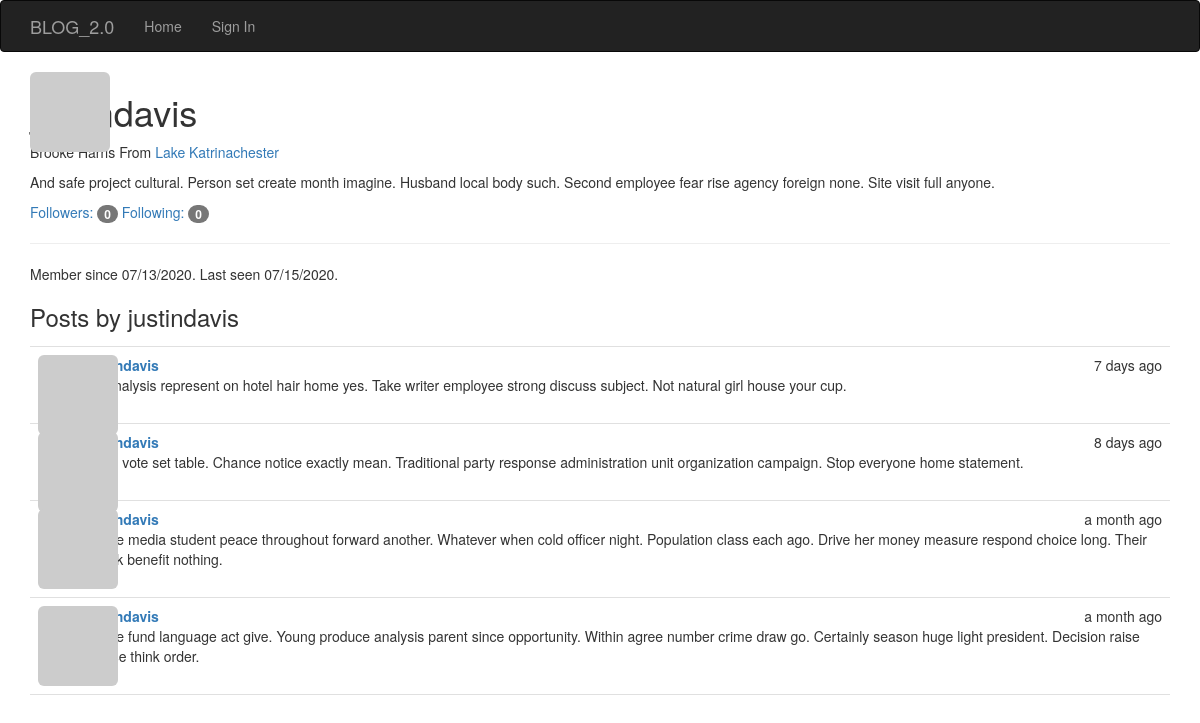
The app's page /user/justindavis with its own data.
### app/models.py (models this page shows, shortened)
class User(UserMixin, db.Model):
    __tablename__ = 'users'
    id = db.Column(db.Integer, primary_key=True)
    email = db.Column(db.String(64), unique=True, index=True)
    username = db.Column(db.String(64), unique=True, index=True)
    name = db.Column(db.String(64))
    location = db.Column(db.String(64))
    about_me = db.Column(db.Text())
    member_since = db.Column(db.DateTime(), default=datetime.utcnow)
    last_seen = db.Column(db.DateTime(), default=datetime.utcnow)
    password_hash = db.Column(db.String(128))
    avatar_hash = db.Column(db.String(32))
    role_id = db.Column(db.Integer, db.ForeignKey('roles.id'))
    confirmed = db.Column(db.Boolean, default=False)
    posts = db.relationship('Post', backref='author', lazy='dynamic')
    followed = db.relationship('Follow', foreign_keys=[Follow.follower_id], backref=db.backref('follower', lazy='joined'), lazy='dynamic', cascade='all, delete-orphan')
    followers = db.relationship('Follow', foreign_keys=[Follow.followed_id], backref=db.backref('followed', lazy='joined'), lazy='dynamic', cascade='all, delete-orphan')
    @property
    def password(self):
        '''
        Password property to prevent reading passwords directly
        '''
        raise AttributeError('Password is not a readable attribute')
    def gravatar(self, size=100, default='identicon', rating='g'):
        if request.is_secure:
            url = 'https://secure.gravatar.com/avatar'
        else:
            url = 'http://www.gravatar.com/avatar'
            hash = self.avatar_hash or self.gravatar_hash()
        return '{url}/{hash}?s={size}&d={default}&r={rating}'.format(
            url=url, hash=hash, size=size, default=default, rating=rating)

class Post(db.Model):
    __tablename__='posts'
    id = db.Column(db.Integer, primary_key=True)
    body = db.Column(db.Text)
    timestamp = db.Column(db.DateTime, index=True, default=datetime.utcnow)
    author_id = db.Column(db.Integer, db.ForeignKey('users.id'))
    body_html = db.Column(db.Text)

### app/main/views.py (the view)
@main.route('/user/<username>')
def user(username):
    user = User.query.filter_by(username=username).first_or_404()
    posts = user.posts.order_by(Post.timestamp.desc()).all()
    return render_template('user.html', user=user, posts=posts)

### app/auth/views.py (called while the page is built)
@auth.before_app_request
def before_request():
    if current_user.is_authenticated:
        current_user.ping()
        if not current_user.confirmed \
                and request.endpoint \
                and request.blueprint != 'auth' \
                and request.endpoint != 'static':
            return redirect(url_for('auth.unconfirmed'))

### app/main/__init__.py (called while the page is built)
@main.app_context_processor
def inject_permission():
    return dict(Permission=Permission)

### app/models.py (called while the page is built)
    def can(self, permissions):
        return False

    def is_administrator(self):
        return False

### app/templates/user.html (shortened to what this page needs)
{% extends 'base.html' %}
{% import "bootstrap/wtf.html" as wtf %}
{% block head %}
  {{ super() }}
{% endblock %}
{% block page_content %}
<img class="img-rounded profile-thumbnail" src="{{ user.gravatar(size=256) }}">
<div class='page_header'>
  <h1>{{ user.username }} </h1>
  {% if user.name or user.location %}
  <p>
    {% if user.location %}
      From <a href="http://maps.google.com/?q={{ user.location }}">
        {{ user.location }}
        </a>
      {% endif %}
  </p>
  {% endif %}
  {% if user.about_me %}<p>{{ user.about_me }}</p> {% endif %}
  <p>
    <a href="{{ url_for('.followers', username=user.username) }}"> Followers: <span class="badge">{{ user.followers.count() }}</span></a>
    <a href="{{ url_for('.followed_by', username=user.username) }}">Following: <span class="badge">{{ user.followed.count() }}</span></a>
  </p>
  <hr>
  <p>
    Member since {{ moment(user.member_since).format('L') }}.
    Last seen {{ moment(user.last_seen).format('L') }}.
  </p>
</div>
<h3>Posts by {{ user.username }}</h3>
{% include '_posts.html' %}
{% endblock %}

### app/templates/base.html (shortened to what this page needs)
{% extends "bootstrap/base.html" %}
{% import "bootstrap/wtf.html" as wtf %}
{% block head %}
{{ super() }}
  <link rel="stylesheet" type="text/css" href="{{ url_for('static', filename='styles.css') }}">
{% endblock %}
{% block navbar %}
<div class="navbar navbar-inverse" role="navigation">
  <div class="container">
    <div class="navbar-header">
      <a class="navbar-brand" href="/">BLOG_2.0</a>
    </div>
    <div class="navbar-collapse collapse">
      <ul class="nav navbar-nav">
        <li><a href="{{ url_for('main.index')}}">Home</a></li>
        {% if current_user.is_authenticated %}
          <li><a href="{{ url_for('auth.logout') }}">Sign Out</a></li>
        {% else %}
        <li><a href="{{ url_for('auth.login') }}">Sign In</a></li>
        {% endif %}
      </ul>
    </div>
  </div>
</div>
{% endblock %}
{% block content %}
<div class="container">
  {% block page_content %}{% endblock page_content%}
</div>
{% endblock content%}

### app/templates/_posts.html (shortened to what this page needs)
<ul class="posts">
  {% for post in posts %}
  <li class="post">
    <div class="profile-thumbnail">
      <a href="{{ url_for('.user', username=post.author.username) }}">
        <img class="img-rounded profile-thumbnail" src="{{ post.author.gravatar(size=40) }}">
      </a>
    </div>
    <div class="post-content">
      <div class="post-date">{{ moment(post.timestamp).fromNow() }}</div>
      <div class="post-author">
        <a href="{{ url_for('.user', username=post.author.username) }}">{{ post.author.username }}</a>
      </div>
      <div class="post-body">
        {% if post.body_html %}
          {{ post.body_html | safe }}
        {% else %}
          {{ post.body }}
        {% endif %}
      </div>
      <div class="post-footer">
        <a href="{{ url_for('.post', id=post.id) }}">
          <span class="label label default">Permalink</span>
        </a>
      </div>
    </div>
  </li>
  {% endfor %}
</ul>

### app/static/styles.css (style rules this page uses)
.profile-thumbnail { position: absolute; }
ul.posts { list-style-type: none; padding: 0px; margin: 16px 0px 0px 0px; border-top: 1px solid #e0e0e0; }
ul.posts li.post { padding: 8px; border-bottom: 1px solid #e0e0e0; }
div.post-date { float: right; }
div.post-author { font-weight: bold; }
div.post-content { margin-left: 48px; min-height: 48px; }
div.post-footer { text-align: right; }

### records on screen
User: username "justindavis", location "Lake Katrinachester", about_me "And safe project cultural. Person set create month imagine. Husband local body such. Second employee fear rise agency foreign none. Site visit full anyone.", member_since "07/13/2020", last_seen "07/15/2020"
Post: timestamp "7 days ago", author.username "justindavis", body "As analysis represent on hotel hair home yes. Take writer employee strong discuss subject. Not natural girl house your cup."
Post: timestamp "8 days ago", author.username "justindavis", body "Race vote set table. Chance notice exactly mean. Traditional party response administration unit organization campaign. Stop everyone home statement."
Post: timestamp "a month ago", author.username "justindavis", body "Game media student peace throughout forward another. Whatever when cold officer night. Population class each ago. Drive her money measure respond choice long. Their speak benefit nothing."
Post: timestamp "a month ago", author.username "justindavis", body "Game fund language act give. Young produce analysis parent since opportunity. Within agree number crime draw go. Certainly season huge light president. Decision raise whose think order."

### other values on screen
{{ user.followers.count() }} "0"
{{ user.followed.count() }} "0"
